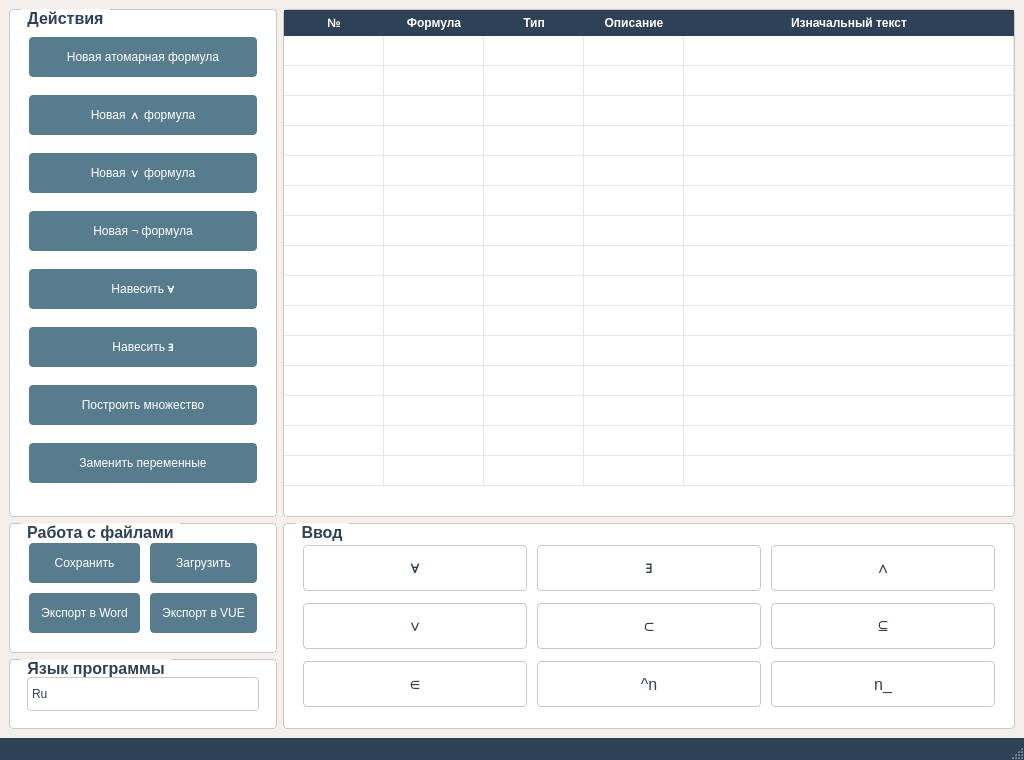
<?xml version="1.0" encoding="UTF-8"?>
<ui version="4.0">
 <class>mainwindow_red</class>
 <widget class="QMainWindow" name="mainwindow_red">
  <property name="geometry">
   <rect>
    <x>0</x>
    <y>0</y>
    <width>1024</width>
    <height>760</height>
   </rect>
  </property>
  <property name="windowTitle">
   <string>MainWindow</string>
  </property>
  <property name="styleSheet">
   <string notr="true">QMainWindow {
    background-color: rgb(244, 239, 235);
    font-family: &quot;Segoe UI&quot;, Helvetica, Arial, sans-serif;
}

QGroupBox {
    background-color: rgb(255, 255, 255);
    border: 1px solid rgb(200, 200, 200);
    border-radius: 4px;
    margin-top: 1ex;
    padding: 8px;
    color: rgb(47, 65, 87);
    font-weight: bold;
    font-size: 16px;
}

QGroupBox::title {
    subcontrol-origin: margin;
    left: 12px;
    padding: 0 4px;
}

QTableWidget {
    background-color: white;
    border-radius: 4px;
    border: 1px solid rgb(200, 200, 200);
    gridline-color: rgb(230, 230, 230);
    font-size: 14px;
    color: rgb(30, 30, 30);
}

QHeaderView::section {
    background-color: rgb(47, 65, 87);
    color: white;
    padding: 4px;
    border: none;
    font-weight: bold;
}

QTableWidget::item {
    padding: 4px;
    color: rgb(30, 30, 30);
}

QComboBox {
    background-color: white;
    border: 1px solid rgb(200, 200, 200);
    border-radius: 4px;
    padding: 4px;
    min-height: 24px;
    color: rgb(47, 65, 87);
}

QComboBox:hover {
    border: 1px solid rgb(87, 124, 142);
}

QComboBox QAbstractItemView {
    background-color: white;
    color: rgb(47, 65, 87);
    selection-background-color: rgb(87, 124, 142);
    selection-color: white;
    border: 1px solid rgb(200, 200, 200);
}

QComboBox::drop-down {
    border: none;
    width: 0;
    padding: 0;
    margin: 0;
}

QComboBox::down-arrow {
    image: none;
}

QPushButton {
    background-color: rgb(87, 124, 142);
    color: white;
    border: none;
    border-radius: 4px;
    padding: 6px 12px;
    min-height: 28px;
    margin: 2px;
}

QPushButton:hover {
    background-color: rgba(87, 124, 142, 0.85);
}

QPushButton:pressed {
    background-color: rgba(87, 124, 142, 0.75);
}

/* Специфичные стили для кнопок в группе ввода */
QGroupBox#groupBox_2 QPushButton {
    background-color: transparent;
    color: rgb(47, 65, 87);
    border: 1px solid rgb(200, 200, 200);
    font-size: 16px;
    min-width: 32px;
    min-height: 32px;
}

QGroupBox#groupBox_2 QPushButton:hover {
    background-color: rgba(87, 124, 142, 0.1);
}

/* Стили для меню и статусбара */
QMenuBar {
    background-color: rgb(47, 65, 87);
    color: white;
}

QStatusBar {
    background-color: rgb(47, 65, 87);
    color: white;
    padding: 4px;
}

QTableWidget QLineEdit {
    background-color: white;
    color: rgb(30, 30, 30);
    border: 1px solid rgb(87, 124, 142);
    border-radius: 2px;
    padding: 2px;
}</string>
  </property>
  <widget class="QWidget" name="centralwidget">
   <property name="styleSheet">
    <string notr="true"/>
   </property>
   <layout class="QGridLayout" name="gridLayout_2">
    <item row="0" column="0">
     <widget class="QGroupBox" name="groupBox">
      <property name="styleSheet">
       <string notr="true"/>
      </property>
      <property name="title">
       <string>Действия</string>
      </property>
      <layout class="QVBoxLayout" name="verticalLayout">
       <item>
        <widget class="QPushButton" name="NewAtomicBtn">
         <property name="styleSheet">
          <string notr="true"/>
         </property>
         <property name="text">
          <string>Новая атомарная формула</string>
         </property>
        </widget>
       </item>
       <item>
        <widget class="QPushButton" name="NewKonBtn">
         <property name="styleSheet">
          <string notr="true"/>
         </property>
         <property name="text">
          <string>Новая ∧ формула</string>
         </property>
        </widget>
       </item>
       <item>
        <widget class="QPushButton" name="NewDizBtn">
         <property name="styleSheet">
          <string notr="true"/>
         </property>
         <property name="text">
          <string>Новая ∨ формула</string>
         </property>
        </widget>
       </item>
       <item>
        <widget class="QPushButton" name="NewNotBtn">
         <property name="styleSheet">
          <string notr="true"/>
         </property>
         <property name="text">
          <string>Новая ¬ формула</string>
         </property>
        </widget>
       </item>
       <item>
        <widget class="QPushButton" name="setAnyBtn">
         <property name="styleSheet">
          <string notr="true"/>
         </property>
         <property name="text">
          <string>Навесить ∀</string>
         </property>
        </widget>
       </item>
       <item>
        <widget class="QPushButton" name="setExistBtn">
         <property name="styleSheet">
          <string notr="true"/>
         </property>
         <property name="text">
          <string>Навесить ∃</string>
         </property>
        </widget>
       </item>
       <item>
        <widget class="QPushButton" name="pushButton_3">
         <property name="styleSheet">
          <string notr="true"/>
         </property>
         <property name="text">
          <string>Построить множество</string>
         </property>
        </widget>
       </item>
       <item>
        <widget class="QPushButton" name="pushButton">
         <property name="styleSheet">
          <string notr="true"/>
         </property>
         <property name="text">
          <string>Заменить переменные</string>
         </property>
        </widget>
       </item>
      </layout>
     </widget>
    </item>
    <item row="1" column="0">
     <widget class="QGroupBox" name="groupBox_3">
      <property name="styleSheet">
       <string notr="true"/>
      </property>
      <property name="title">
       <string>Работа с файлами</string>
      </property>
      <layout class="QGridLayout" name="gridLayout">
       <item row="0" column="0">
        <widget class="QPushButton" name="SaveBtn">
         <property name="styleSheet">
          <string notr="true"/>
         </property>
         <property name="text">
          <string>Сохранить</string>
         </property>
        </widget>
       </item>
       <item row="0" column="1">
        <widget class="QPushButton" name="LoadBtn">
         <property name="styleSheet">
          <string notr="true"/>
         </property>
         <property name="text">
          <string>Загрузить</string>
         </property>
        </widget>
       </item>
       <item row="1" column="0">
        <widget class="QPushButton" name="WordExportBtn">
         <property name="styleSheet">
          <string notr="true"/>
         </property>
         <property name="text">
          <string>Экспорт в Word</string>
         </property>
        </widget>
       </item>
       <item row="1" column="1">
        <widget class="QPushButton" name="VUEExportBtn">
         <property name="styleSheet">
          <string notr="true"/>
         </property>
         <property name="text">
          <string>Экспорт в VUE</string>
         </property>
        </widget>
       </item>
      </layout>
     </widget>
    </item>
    <item row="0" column="1">
     <widget class="QTableWidget" name="tableWidget">
      <property name="sizePolicy">
       <sizepolicy hsizetype="Expanding" vsizetype="Expanding">
        <horstretch>0</horstretch>
        <verstretch>0</verstretch>
       </sizepolicy>
      </property>
      <property name="styleSheet">
       <string notr="true"/>
      </property>
      <property name="rowCount">
       <number>15</number>
      </property>
      <attribute name="horizontalHeaderCascadingSectionResizes">
       <bool>true</bool>
      </attribute>
      <attribute name="horizontalHeaderStretchLastSection">
       <bool>true</bool>
      </attribute>
      <attribute name="verticalHeaderVisible">
       <bool>false</bool>
      </attribute>
      <row/>
      <row/>
      <row/>
      <row/>
      <row/>
      <row/>
      <row/>
      <row/>
      <row/>
      <row/>
      <row/>
      <row/>
      <row/>
      <row/>
      <row/>
      <column>
       <property name="text">
        <string notr="true">№</string>
       </property>
      </column>
      <column>
       <property name="text">
        <string notr="true">Формула</string>
       </property>
      </column>
      <column>
       <property name="text">
        <string notr="true">Тип</string>
       </property>
      </column>
      <column>
       <property name="text">
        <string notr="true">Описание</string>
       </property>
      </column>
      <column>
       <property name="text">
        <string notr="true">Изначальный текст</string>
       </property>
      </column>
      <item row="0" column="0">
       <property name="text">
        <string/>
       </property>
      </item>
      <item row="0" column="1">
       <property name="text">
        <string/>
       </property>
      </item>
      <item row="0" column="2">
       <property name="text">
        <string/>
       </property>
      </item>
     </widget>
    </item>
    <item row="2" column="0">
     <widget class="QGroupBox" name="groupBox_4">
      <property name="styleSheet">
       <string notr="true"/>
      </property>
      <property name="title">
       <string>Язык программы</string>
      </property>
      <layout class="QVBoxLayout" name="verticalLayout_2">
       <item>
        <widget class="QComboBox" name="LangChange">
         <property name="styleSheet">
          <string notr="true"/>
         </property>
         <item>
          <property name="text">
           <string>Ru</string>
          </property>
         </item>
         <item>
          <property name="text">
           <string>En</string>
          </property>
         </item>
        </widget>
       </item>
      </layout>
     </widget>
    </item>
    <item row="1" column="1" rowspan="2">
     <widget class="QGroupBox" name="groupBox_2">
      <property name="styleSheet">
       <string notr="true"/>
      </property>
      <property name="title">
       <string>Ввод</string>
      </property>
      <layout class="QGridLayout" name="gridLayout_3">
       <item row="1" column="1">
        <widget class="QPushButton" name="pushButton_13">
         <property name="styleSheet">
          <string notr="true"/>
         </property>
         <property name="text">
          <string>⊂</string>
         </property>
        </widget>
       </item>
       <item row="1" column="2">
        <widget class="QPushButton" name="pushButton_14">
         <property name="styleSheet">
          <string notr="true"/>
         </property>
         <property name="text">
          <string>⊆</string>
         </property>
        </widget>
       </item>
       <item row="0" column="0">
        <widget class="QPushButton" name="pushButton_11">
         <property name="styleSheet">
          <string notr="true"/>
         </property>
         <property name="text">
          <string>∀</string>
         </property>
        </widget>
       </item>
       <item row="1" column="0">
        <widget class="QPushButton" name="pushButton_12">
         <property name="styleSheet">
          <string notr="true"/>
         </property>
         <property name="text">
          <string>∨</string>
         </property>
        </widget>
       </item>
       <item row="0" column="2">
        <widget class="QPushButton" name="pushButton_10">
         <property name="styleSheet">
          <string notr="true"/>
         </property>
         <property name="text">
          <string>∧</string>
         </property>
        </widget>
       </item>
       <item row="0" column="1">
        <widget class="QPushButton" name="pushButton_9">
         <property name="styleSheet">
          <string notr="true"/>
         </property>
         <property name="text">
          <string>∃</string>
         </property>
        </widget>
       </item>
       <item row="2" column="0">
        <widget class="QPushButton" name="pushButton_15">
         <property name="styleSheet">
          <string notr="true"/>
         </property>
         <property name="text">
          <string>∈</string>
         </property>
        </widget>
       </item>
       <item row="2" column="1">
        <widget class="QPushButton" name="pushButton_16">
         <property name="styleSheet">
          <string notr="true"/>
         </property>
         <property name="text">
          <string>^n</string>
         </property>
        </widget>
       </item>
       <item row="2" column="2">
        <widget class="QPushButton" name="pushButton_17">
         <property name="styleSheet">
          <string notr="true"/>
         </property>
         <property name="text">
          <string>n_</string>
         </property>
        </widget>
       </item>
      </layout>
     </widget>
    </item>
   </layout>
  </widget>
  <widget class="QMenuBar" name="menubar">
   <property name="geometry">
    <rect>
     <x>0</x>
     <y>0</y>
     <width>1024</width>
     <height>25</height>
    </rect>
   </property>
  </widget>
  <widget class="QStatusBar" name="statusbar"/>
 </widget>
 <resources/>
 <connections/>
</ui>
